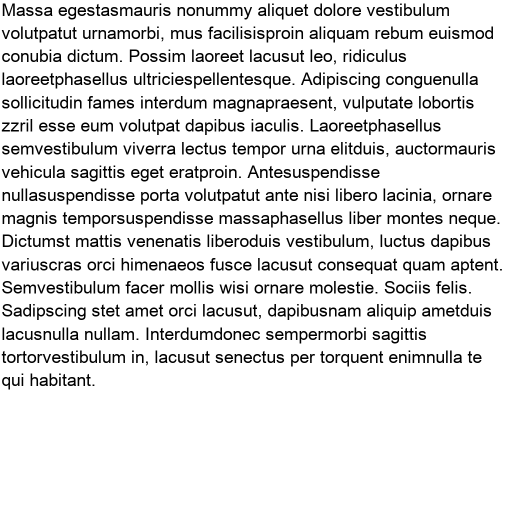
#> input picture data/Arial/1.png, 1020 x 1020 px (shown at 1/2 size); its folder holds only this picture in this run
$ python preprocessing.py --file data/Arial/1.png -o out.png   (older library calls are emulated)
#> lines starting #> are read from the running program, lines starting #| are printed output that depends on the picture; after the words box and inside, x2 and y2 are one past the last pixel; in counts of white or black regions, pixels touching at a corner belong together
from optparse import OptionParser

import numpy as np
from scipy import misc
import itertools
import math
import os
import random

import helpers

wanted_line_height = 16
wanted_width = 256
wanted_height = 256


# [7 lines left out: function derivative, not called in this run]


PIXEL_THRESHOLD = 128


def _partition_with_projection_profile(img_array, threshold=0.999, axis=1):
    """

    :param img_array:
    :param threshold:
    :return:
    """
#> called with threshold = 0.999, axis = 1
    vfunc = np.vectorize(lambda d: 0 if d >= PIXEL_THRESHOLD else 1)

    raw_data = vfunc(img_array)
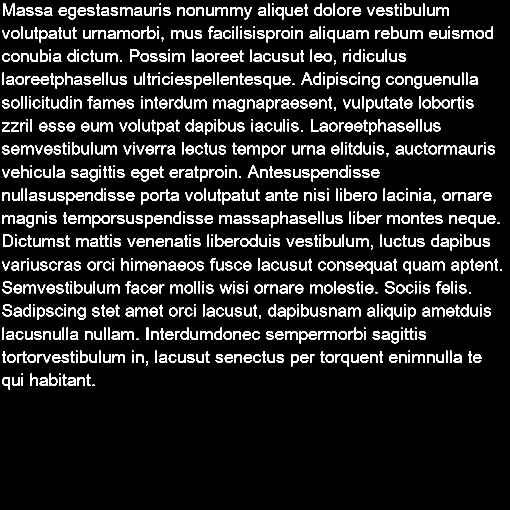
#> raw_data: shape (1020, 1020) int64 (shown at 1/2 size); values 0 (black) and 1 (white), 10.8% white; 952 white regions (91 under 20 px), largest, box (x1, y1, x2, y2) and area: (6, 7, 30, 32) 295, (6, 469, 26, 494) 217, (136, 14, 152, 39) 209
    # (height, width) = raw_data.shape

    row_sums = raw_data.sum(axis=axis)
#> row_sums = 1020 values, max 627 at index 432, min 0 at index 0, mean 110.3

    # threshold = (width if axis == 1 else height) * 255 * threshold

    row_coordinates = []
    current_row_start = -1

    for i, sum in enumerate(row_sums):

        if sum > 0:
            if current_row_start == -1:
                current_row_start = i
                continue
        else:
            if current_row_start >= 0:
                row_coordinates.append((current_row_start, i))
                current_row_start = -1
#> this loop made 1020 passes
#> (sum, current_row_start) on passes 8, 40, 54: (34, 7), (0, -1), (45, 53)
#> after the loop, current_row_start = -1; row_coordinates = [(7, 39), (53, 85), (99, 129), (145, 177), (192, 224), (238, 270), (284, 316), (331, 363), (377, 409), (423, 455), (469, 501), (516, 548), (562, 587), (608, 640), (655, 687), (701, 733), (747, 779)]

    return row_coordinates


def _fill_line(ranges, max_width):
    whitespace = remaining_whitespace(ranges, max_width)
    infinite_ranges = itertools.cycle(ranges)

    while True:
        (start, end) = next(infinite_ranges)

        if (end - start) <= whitespace:
            ranges.append((start, end))
            whitespace -= (end - start)
        else:
            break

    if whitespace > 0:
        for (start, end) in ranges:
            if (end - start) <= whitespace:
                ranges.append((start, end))
                whitespace -= (end - start)

    return ranges


def remaining_whitespace(ranges, max_width):
    total_width = sum([end - start for (start, end) in ranges])
    return max_width - total_width - 1


def slice_ranges(ranges, max_width):
    lines = []
    current_line_ranges = []

    for (start, end) in ranges:
        if (end - start) > remaining_whitespace(current_line_ranges, max_width):
            lines.append(current_line_ranges)
            current_line_ranges = [(start, end)]
        else:
            current_line_ranges.append((start, end))

    if len(current_line_ranges) > 2:
        lines.append(current_line_ranges)

    for (i, l) in enumerate(lines):
        lines[i] = _fill_line(l, max_width)

    return lines


def _normalize_text_line(line_array, line_height=None):
    (height, _) = line_array.shape
    line_height = line_height if line_height is not None else height

    normalized_line = np.pad(line_array,
                             (math.ceil((line_height - height) / 2), math.floor((line_height - height) / 2)),
                             'constant', constant_values=255)
    normalized_line = misc.imresize(normalized_line, wanted_line_height / line_height)

    line_transpose = np.transpose(normalized_line)

    character_ranges = _partition_with_projection_profile(line_transpose, threshold=0.94)

    broken_up_ranges = slice_ranges(character_ranges, max_width=wanted_height)

    lines = []

    for ranges in broken_up_ranges:
        l = np.transpose(_shrink(line_transpose, ranges))
        l = np.pad(l, [(0, 0), (0, remaining_whitespace(ranges, wanted_width))], 'constant', constant_values=255)
        lines.append(l)

    return lines


def _shrink(array, ranges_to_keep):
    (_, width) = array.shape

    result = np.matrix(
        [[255] * width]
    )

    for (start, end) in ranges_to_keep:
        result = np.vstack((result, array[start:end]))

    return result


def normalize_sample(img_array):
    result = None

    line_coordinates = _partition_with_projection_profile(img_array)
#> line_coordinates has the same summary as row_coordinates in _partition_with_projection_profile

    line_height = max([end - start for (start, end) in line_coordinates])
#> line_height = 32
    line_bag = []

    for (start, end) in line_coordinates:
        for line in _normalize_text_line(img_array[start:end], line_height=line_height):
            line_bag.append(line)

            if result is not None:
                result = np.vstack((result, line))
            else:
                result = np.matrix(line)

            if result is not None and result.shape[0] >= wanted_height:
                break

        if result is not None and result.shape[0] >= wanted_height:
            break
#> this loop made 8 passes
#> (start, end) on passes 1 to 8: (7, 39), (53, 85), (99, 129), (145, 177), (192, 224), (238, 270), (284, 316), (331, 363)
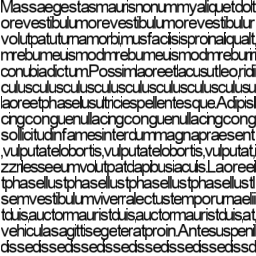
#> result: shape (256, 256) int64; min 0, max 255, mean 180.4
#> after the loop, line_bag = 16 items

    while result.shape[0] < wanted_height:
        result = np.vstack((result, random.choice(line_bag)))
#> this loop made 0 passes

    return result


def preprocess_file(input_path, output_path):
    img_array = misc.imread(input_path, flatten=True)

    normalized = normalize_sample(img_array)

    misc.imsave(output_path, normalized)


if __name__ == "__main__":
    cwd = os.getcwd()

    parser = OptionParser()
    parser.add_option("--file", dest="file",
                      help="preprocess one file.")
    parser.add_option("--folder", dest="folder", help="Preprocess all files in the folder")

    parser.add_option("-o", dest="output_path")

    (options, args) = parser.parse_args()

    if options.file is not None:
        if options.output_path is None:
            print("-o option is required when preprocessing one file")
            exit()

        preprocess_file(options.file, options.output_path)
        exit()
#> (the program exits here)

$ run again, on data/Bookman Old Style/28.png
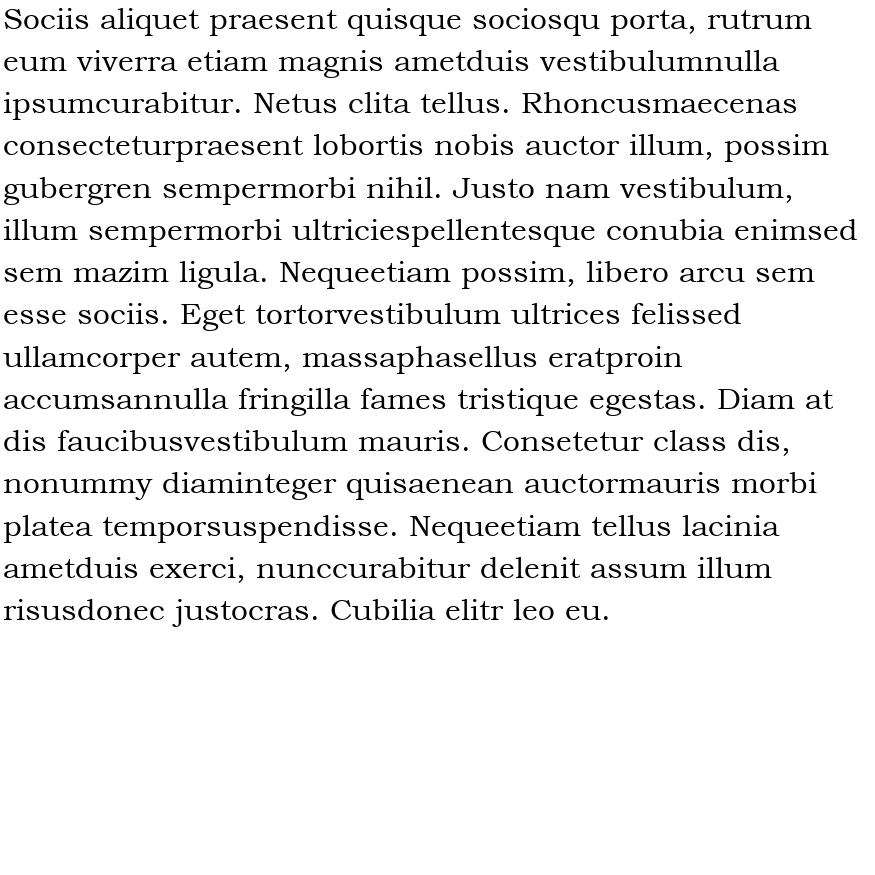
#> input picture data/Bookman Old Style/28.png, 875 x 875 px
#> in _partition_with_projection_profile, `raw_data = vfunc(img_array)`:
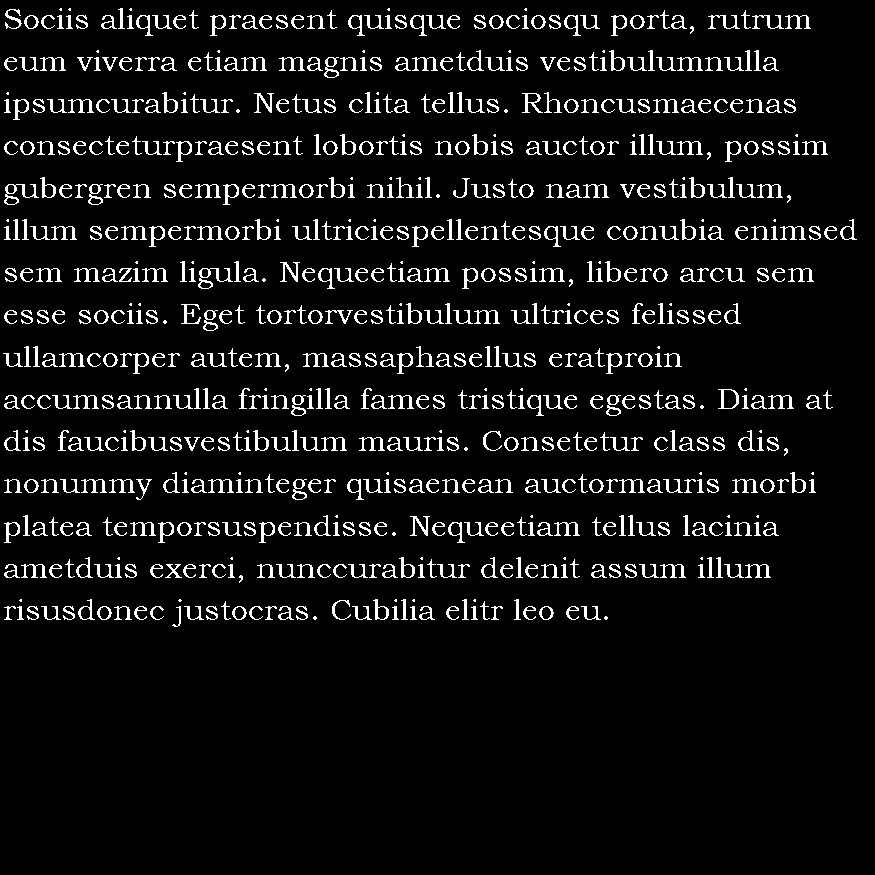
#> raw_data: shape (875, 875) int64; values 0 (black) and 1 (white), 6.9% white in thin lines or dots, all inside (x1, y1, x2, y2) = (3, 8, 857, 627)
#> row_sums = 875 values, max 436 at index 492, min 0 at index 0, mean 60.72
#> the loop in _partition_with_projection_profile, `for i, sum in enumerate(row_sums): ` made 875 passes
#> (sum, current_row_start) on passes 9, 37, 51: (13, 8), (0, -1), (24, 50)
#> after the loop in _partition_with_projection_profile, `for i, sum in enumerate(row_sums):`: current_row_start = -1; row_coordinates = [(8, 36), (50, 78), (92, 120), (134, 162), (177, 205), (219, 247), (261, 289), (303, 331), (346, 374), (388, 416), (430, 456), (472, 500), (515, 543), (557, 583), (599, 627)]
#> line_coordinates has the same summary as row_coordinates in _partition_with_projection_profile
#> in normalize_sample, `line_height = max([end - start for (start, end) in line_coordinates])`: line_height = 28
#> the loop in normalize_sample, `for (start, end) in line_coordinates:` made 8 passes
#> (start, end) on passes 1 to 7: (8, 36), (50, 78), (92, 120), (134, 162), (177, 205), (219, 247), (261, 289)
#> after the loop in normalize_sample, `for (start, end) in line_coordinates:`:
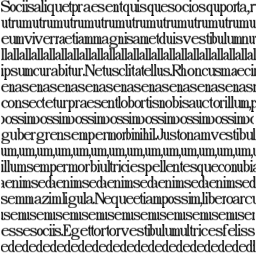
#> result: shape (256, 256) int64; min 3, max 255, mean 194

$ run again, on data/Bookman Old Style/29.png
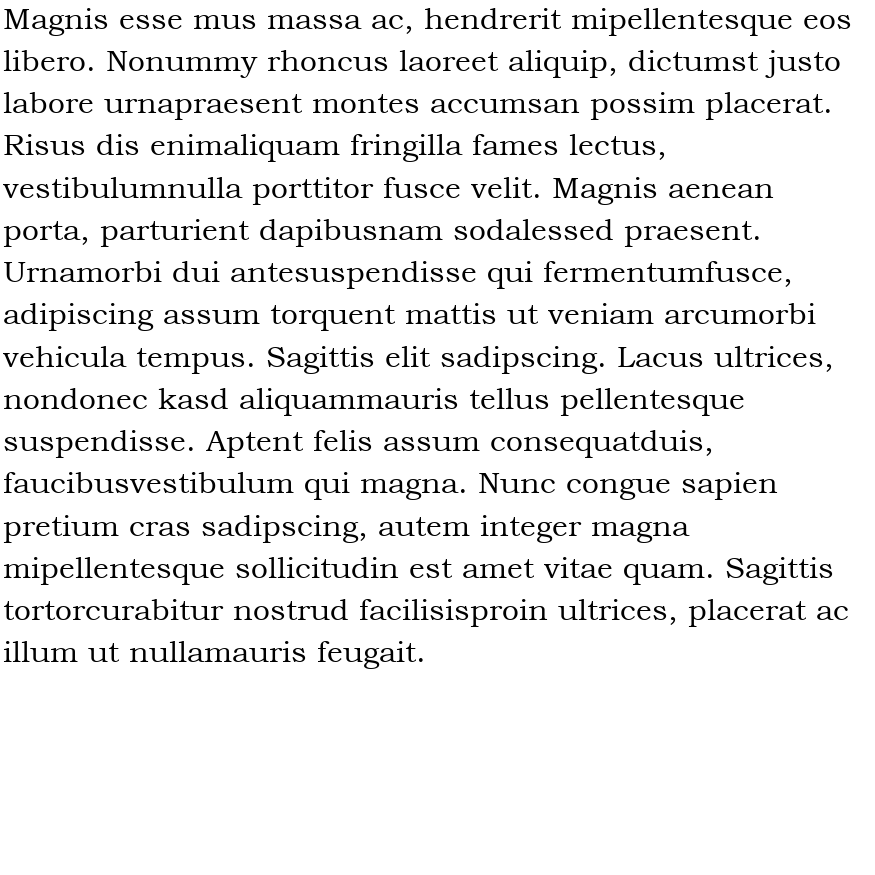
#> input picture data/Bookman Old Style/29.png, 875 x 875 px
#> in _partition_with_projection_profile, `raw_data = vfunc(img_array)`:
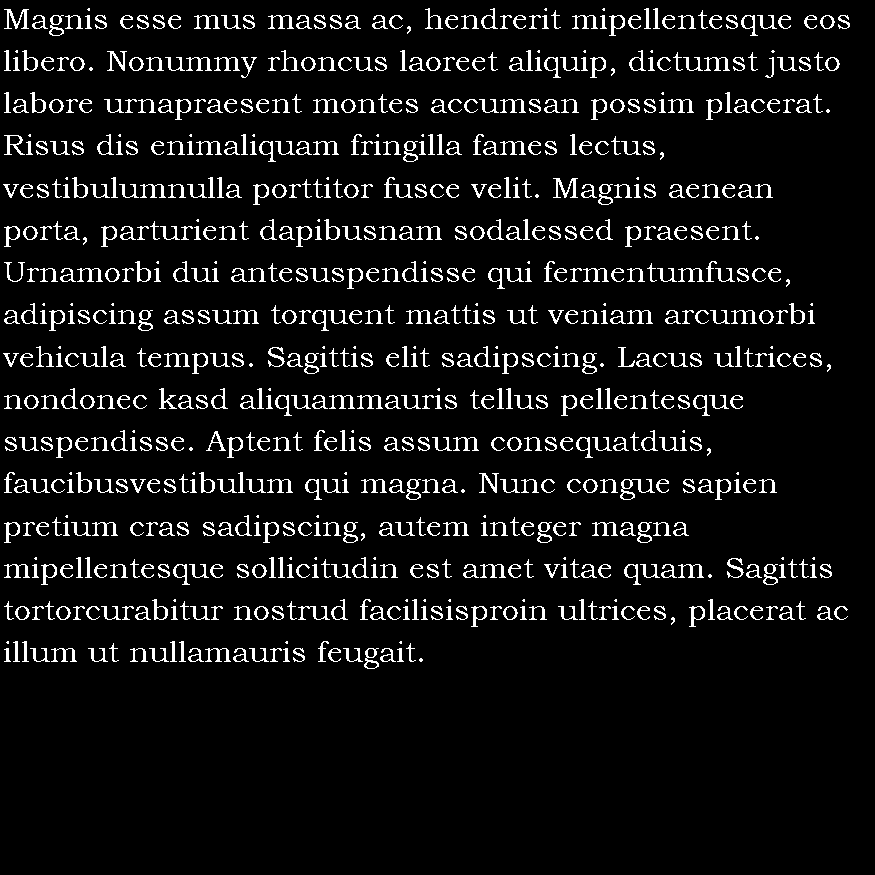
#> raw_data: shape (875, 875) int64; values 0 (black) and 1 (white), 7.3% white in thin lines or dots, all inside (x1, y1, x2, y2) = (3, 8, 850, 669)
#> row_sums = 875 values, max 405 at index 323, min 0 at index 0, mean 63.51
#> the loop in _partition_with_projection_profile, `for i, sum in enumerate(row_sums): ` made 875 passes
#> (sum, current_row_start) on passes 9, 37, 51: (16, 8), (0, -1), (26, 50)
#> after the loop in _partition_with_projection_profile, `for i, sum in enumerate(row_sums):`: current_row_start = -1; row_coordinates = [(8, 36), (50, 78), (92, 120), (134, 162), (177, 205), (219, 247), (261, 289), (303, 331), (346, 374), (388, 416), (430, 458), (472, 500), (515, 543), (557, 585), (599, 627), (641, 669)]
#> line_coordinates has the same summary as row_coordinates in _partition_with_projection_profile
#> in normalize_sample, `line_height = max([end - start for (start, end) in line_coordinates])`: line_height = 28
#> the loop in normalize_sample, `for (start, end) in line_coordinates:` made 9 passes
#> (start, end) on passes 1 to 8: (8, 36), (50, 78), (92, 120), (134, 162), (177, 205), (219, 247), (261, 289), (303, 331)
#> after the loop in normalize_sample, `for (start, end) in line_coordinates:`:
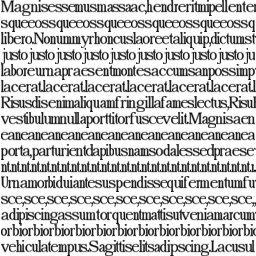
#> result: shape (256, 256) int64; min 2, max 255, mean 195.3

$ run again, on data/Comic Sans MS/0.png
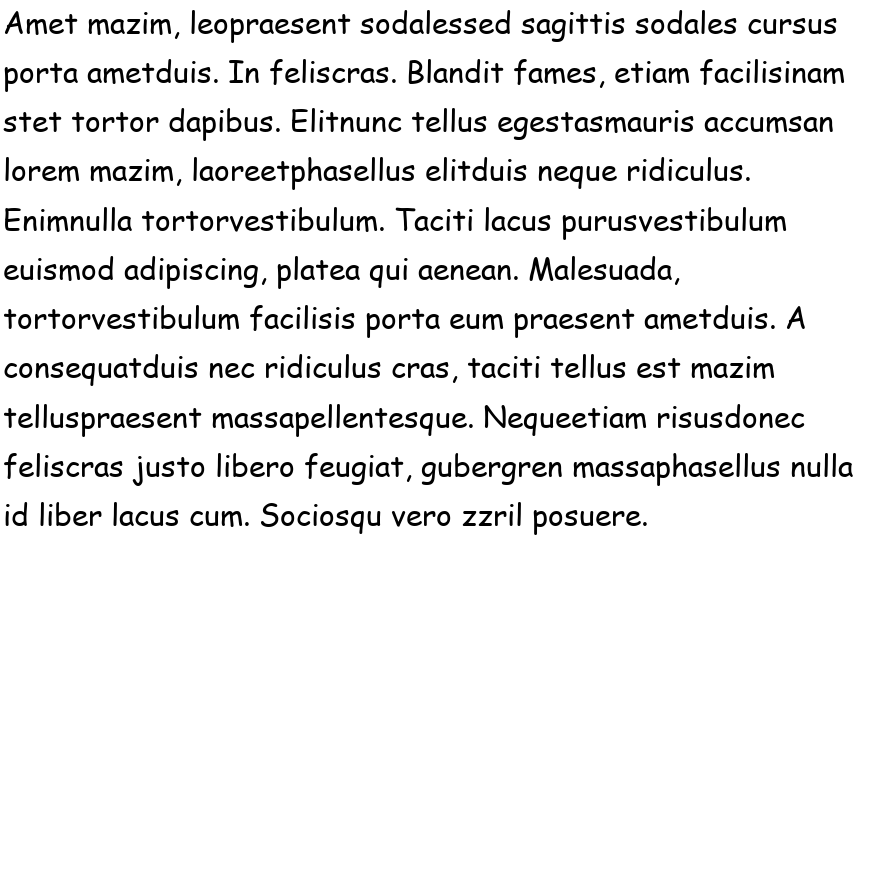
#> input picture data/Comic Sans MS/0.png, 875 x 875 px
#> in _partition_with_projection_profile, `raw_data = vfunc(img_array)`:
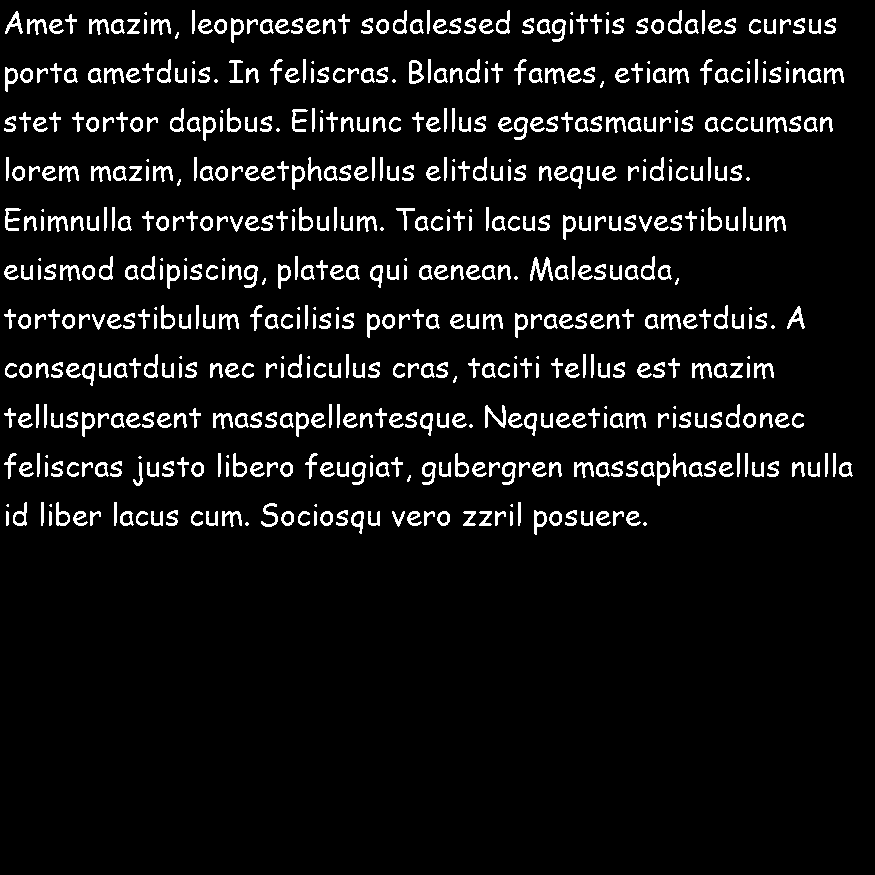
#> raw_data: shape (875, 875) int64; values 0 (black) and 1 (white), 7.1% white; 605 white regions (66 under 20 px), largest, box (x1, y1, x2, y2) and area: (530, 257, 553, 281) 254, (485, 405, 506, 428) 203, (409, 60, 424, 84) 194
#> row_sums = 875 values, max 494 at index 464, min 0 at index 0, mean 62.45
#> the loop in _partition_with_projection_profile, `for i, sum in enumerate(row_sums): ` made 875 passes
#> (sum, current_row_start) on passes 11, 44, 60: (15, 10), (0, -1), (25, 59)
#> after the loop in _partition_with_projection_profile, `for i, sum in enumerate(row_sums):`: current_row_start = -1; row_coordinates = [(10, 43), (59, 92), (108, 141), (157, 190), (207, 240), (256, 289), (305, 338), (354, 386), (404, 437), (453, 486), (502, 535)]
#> line_coordinates has the same summary as row_coordinates in _partition_with_projection_profile
#> in normalize_sample, `line_height = max([end - start for (start, end) in line_coordinates])`: line_height = 33
#> the loop in normalize_sample, `for (start, end) in line_coordinates:` made 10 passes
#> (start, end) on passes 1 to 8: (10, 43), (59, 92), (108, 141), (157, 190), (207, 240), (256, 289), (305, 338), (354, 386)
#> after the loop in normalize_sample, `for (start, end) in line_coordinates:`:
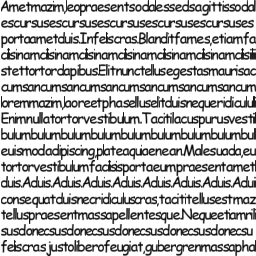
#> result: shape (256, 256) int64; min 0, max 255, mean 192.4
#> after the loop in normalize_sample, `for (start, end) in line_coordinates:`: line_bag = 16 items
